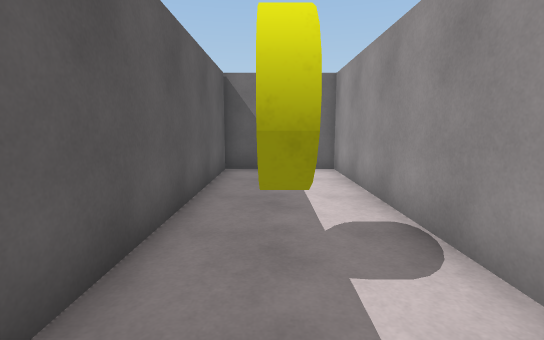
View 1 (above)

18 first-person views from a walk through a 3-D level made in the Unity game engine. The camera is 1.3 m above the floor, tilts 8° down and sees 85° across. The floor is counted in squares, 1 m on a side. Each view is taken from the middle of a square. On the plan, view 1 faces up. The plan holds only what a view shows up to about 14 squares ahead; the rest is blank. The place goes on beyond the plan. The player is left out.

View 2
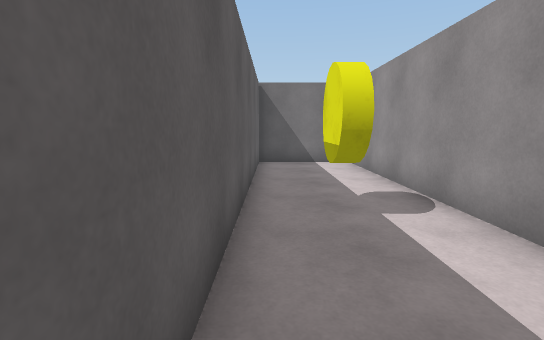

View 3
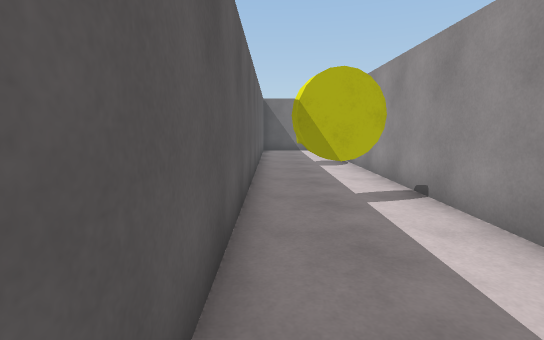

View 4
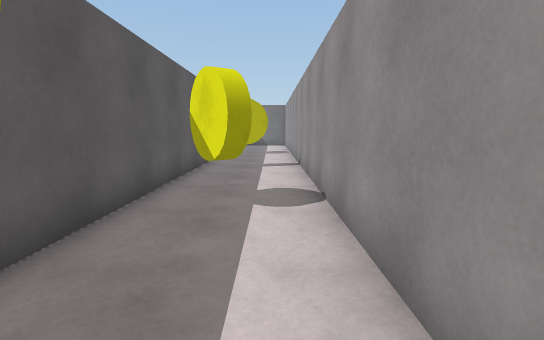

View 5
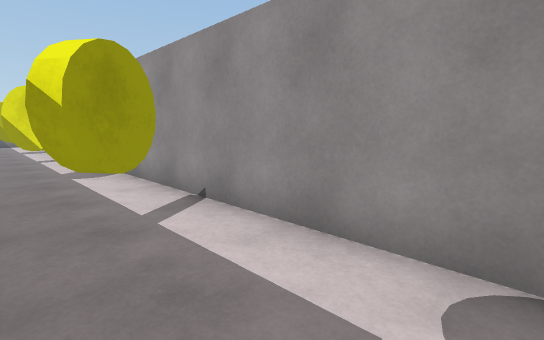

View 6
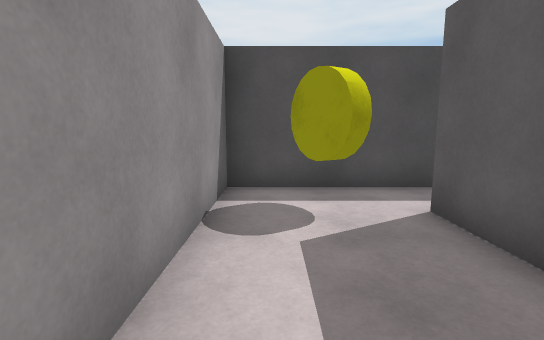

View 7
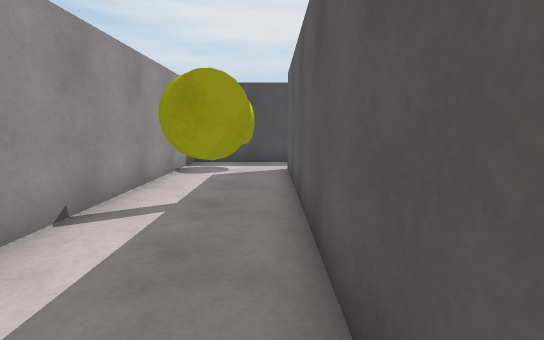

View 8
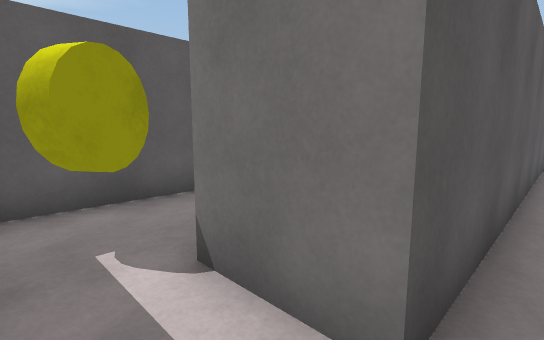

View 9
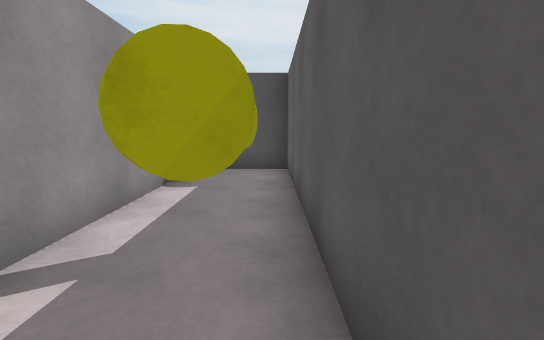

View 10
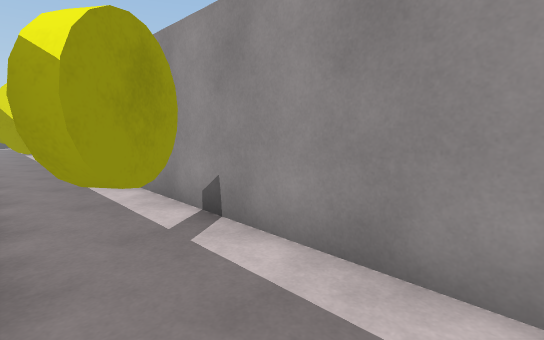

View 11
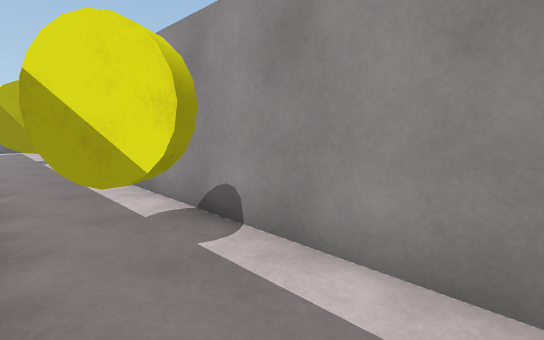

View 12
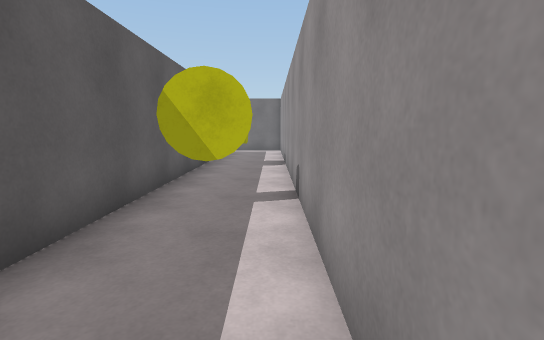

View 13
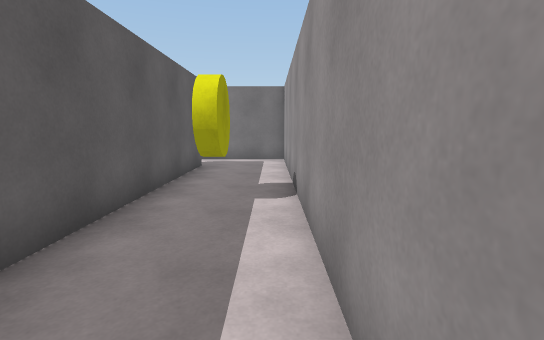

View 14
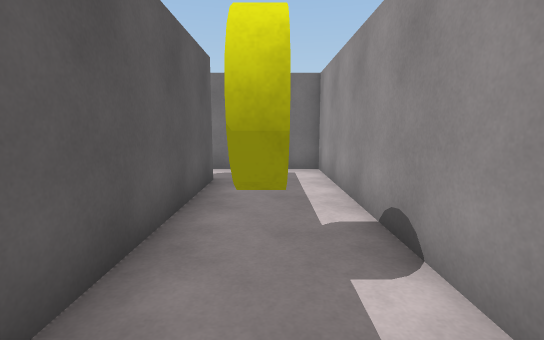

View 15
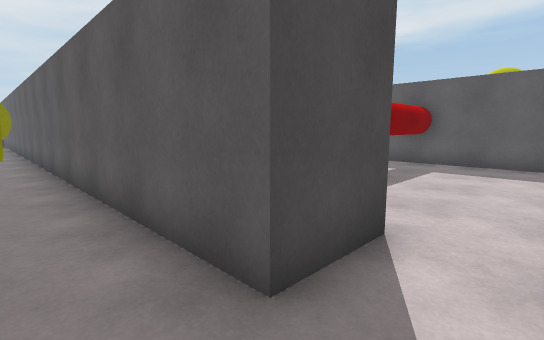

View 16
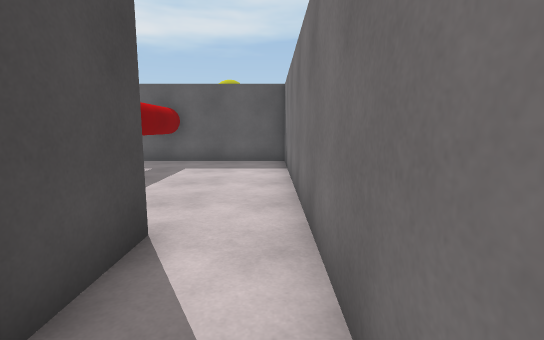

View 17
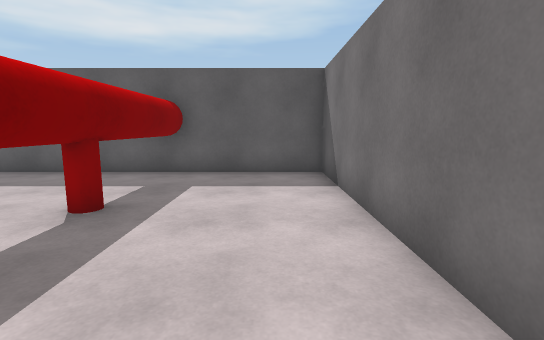

View 18
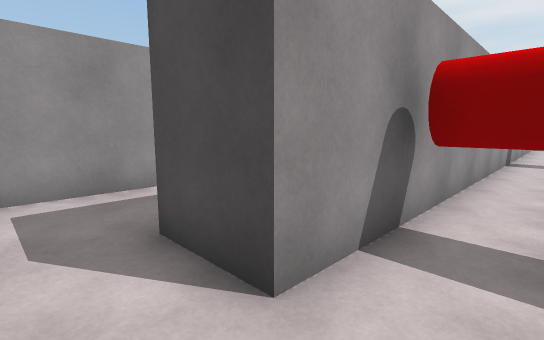

### Floor plan
Points are (right, up) in squares from view 1. A wall is a line through its corners. A room is listed if a view was taken in it or the views show most of it. See-through windows are left out.
Room 1 (views 1, 2, 3, 4, 5, 6, 7, 8)
walls: (-2.6, -19.5) (2, -19.5) (2, 9.5) (-1.5, 9.5) (-1.5, -17.5) (-3.5, -17.5)
ways out: opening at (-2.5, -18.5) to room 2
objects: yellow coin (0, -18); yellow coin (0, -13); yellow coin (0, -8); yellow coin (0, -3); yellow coin (0, 2) to (0, 3)
Room 2 (views 9, 10, 11, 12, 13, 14, 15, 16, 17)
walls: (-8.5, 7.5) (-6.5, 7.5) (-6.5, -19.5) (-5, -19.5); (-3.5, -16) (-3.5, 9.5) (-8.4, 9.5)
ways out: opening at (-2.5, -18.5) to room 1; opening at (-7.5, 8.5) to room 3
objects: yellow coin (-5, -18); yellow coin (-5, -13); yellow coin (-5, -8); yellow coin (-5, -3); yellow coin (-5, 3)
Room 3 (view 18)
walls: (-16.5, 5.5) (-8.9, 5.5); (-8.4, 9.5) (-16.8, 9.5) (-16.8, 4); (-8.5, 3.1) (-8.5, 7.5)
ways out: opening at (-7.5, 8.5) to room 2

Where each view was taken, in squares from view 1:
view 1: 0 up, 0 right, facing up
view 2: 2 down, 1 left, facing up
view 3: 8 down, 1 left, facing up
view 4: 13 down, 1 right, facing up
view 5: 17 down, 1 left, facing up-right
view 6: 13 down, 1 right, facing down
view 7: 8 down, 1 left, facing down
view 8: 19 down, 1 left, facing up-left
view 9: 10 down, 6 left, facing down
view 10: 16 down, 6 left, facing up-right
view 11: 11 down, 6 left, facing up-right
view 12: 8 down, 4 left, facing up
view 13: 3 down, 4 left, facing up
view 14: 0 up, 5 left, facing up
view 15: 9 up, 5 left, facing down-left
view 16: 9 up, 5 left, facing left
view 17: 8 up, 8 left, facing left
view 18: 9 up, 10 left, facing down-right
